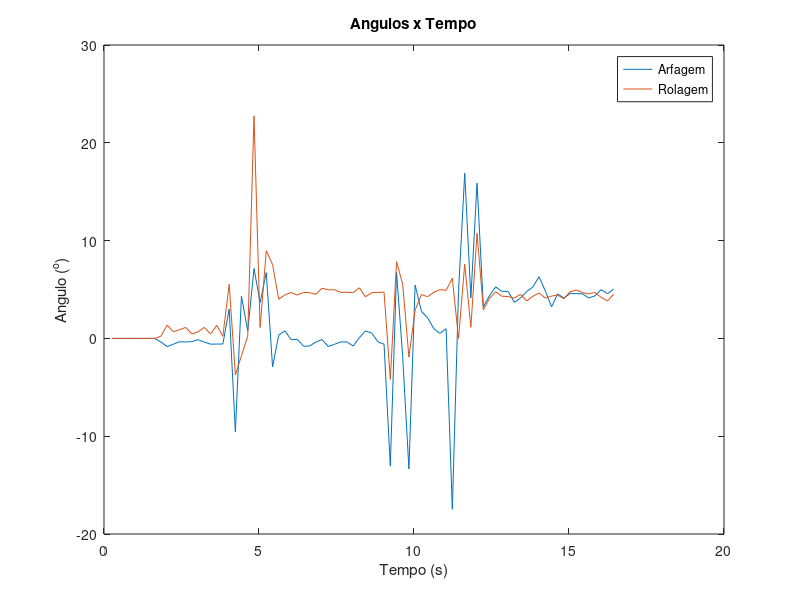

This chart was generated by the following MATLAB code: (Note: this script raises an error after producing the figure.)
clear all
close all
load('data.mat');
size = (pitch_angle_size-1);
eval(['pitch_angle' '=' 'pitch_angle_0_' num2str(size) ';']);
eval(['roll_angle' '=' 'roll_angle_0_' num2str(size) ';']);

size = (tempo_size - 1);
eval(['tsim' '=' 'tempo_0_' num2str(size) '(' num2str(size) ')' ';']);
eval(['tempo' '=' 'tempo_0_' num2str(size) ';']);

if (tempo_size ~= pitch_angle_size)
    t = (0:length(pitch_angle)-1)*tsim/(length(pitch_angle)-1);
else
    t = tempo;
end

plot(t,pitch_angle);
hold on
plot(t,roll_angle);
legend('Arfagem','Rolagem');
title('Angulos x Tempo');
xlabel('Tempo (s)');
ylabel('Angulo (^o)');

figure



for i=1:12
if i == 1 || i == 4 || i == 7 || i == 10
eval(['size' '=' 'p_motor' num2str(i) '_size -1;']);
eval(['p_motor' '=' 'p_motor' num2str(i) '_0_' num2str(size) ';']);

if (tempo_size ~= v_motor1_size)
    t = (0:length(v_motor)-1)*tsim/(length(p_motor)-1);
else
    t = tempo;
end

a=plot(t,p_motor);
set(a,'Color','yellow');
hold on
end
end

if (tempo_size ~= roll_speed_size)
    t = (0:length(roll_speed)-1)*tsim/(length(roll_speed)-1);
else
    t = tempo;
end


b=plot(t,roll_speed);
set(b,'Color','red');
title('Velocidade dos Motores Roll x Tempo');
xlabel('Tempo (s)');
ylabel('Velocidade (rad/s)');

figure

for i=1:12
if i == 2 || i == 3 || i == 5 || i == 6 || i == 8 || i == 9 || i == 11 || i == 12
size = (v_motor1_size-1);
eval(['size' '=' 'num2str(v_motor' num2str(i) '_size -1);']);
eval(['v_motor' '=' 'v_motor' num2str(i) '_0_' num2str(size) ';']);

if (tempo_size ~= v_motor2_size)
    t = (0:length(v_motor)-1)*tsim/(length(v_motor)-1);
else
    t = tempo;
end

a=plot(t,v_motor);
set(a,'Color','yellow');
hold on
end
end

if (tempo_size ~= pitch_speed_size)
    t = (0:length(pitch_speed)-1)*tsim/(length(pitch_speed)-1);
else
    t = tempo;
end

b=plot(t,pitch_speed);
set(b,'Color','red');
title('Velocidade dos Motores Pitch x Tempo');
xlabel('Tempo (s)');
ylabel('Velocidade (rad/s)');

size = num2str(T_size-1);
eval(['T' '=' 'T_0_' num2str(size) ';']);
media_tempo = mean(T)
